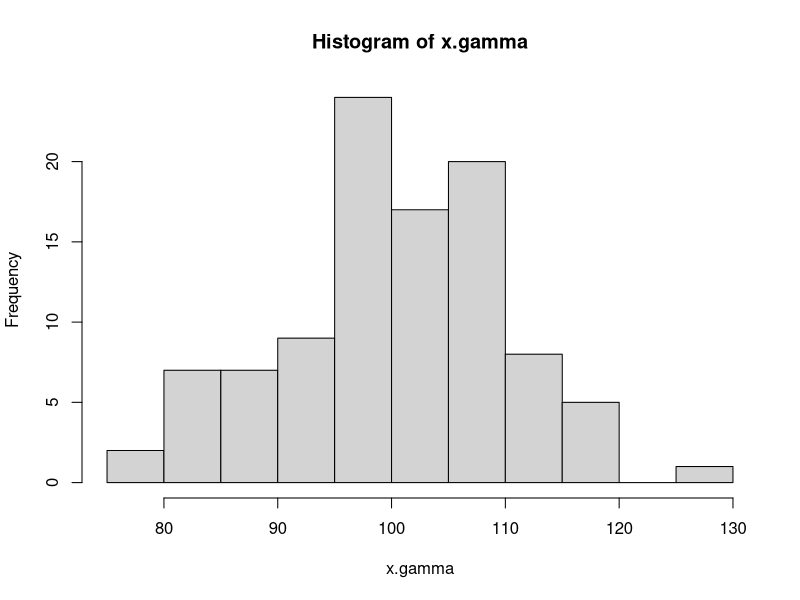
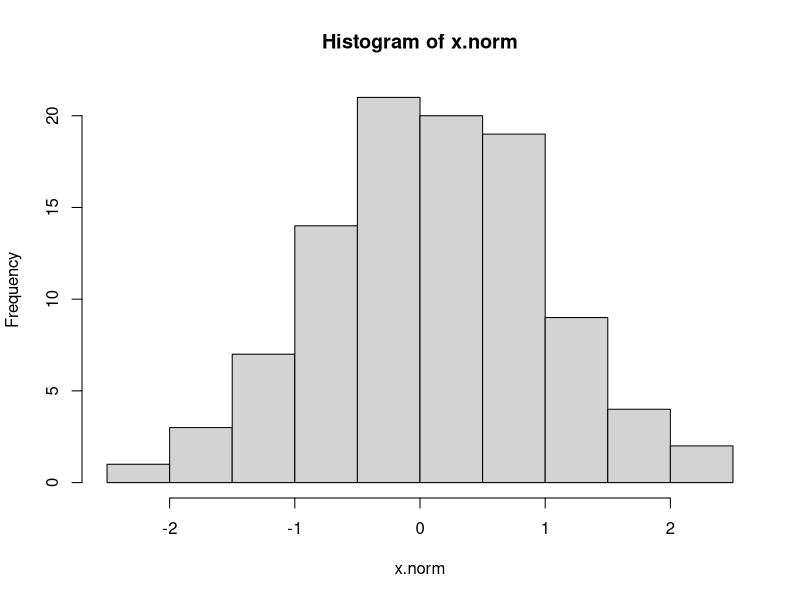
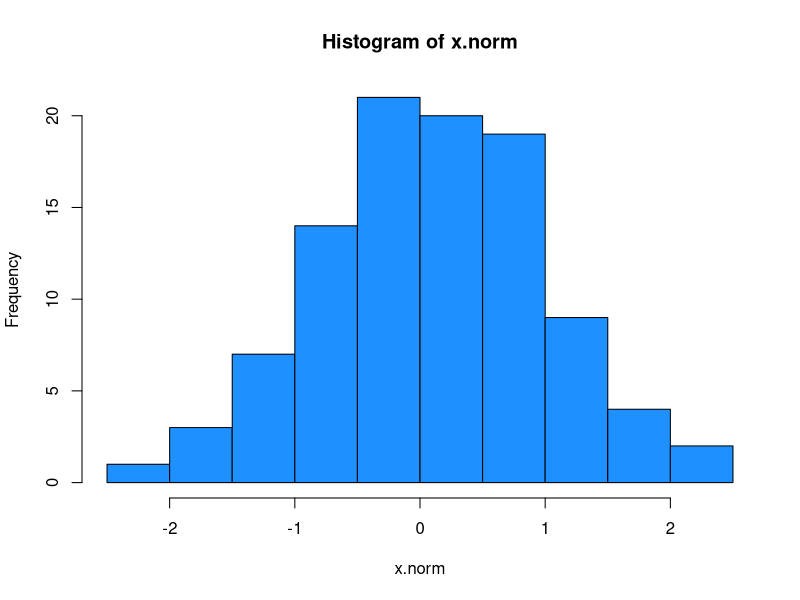
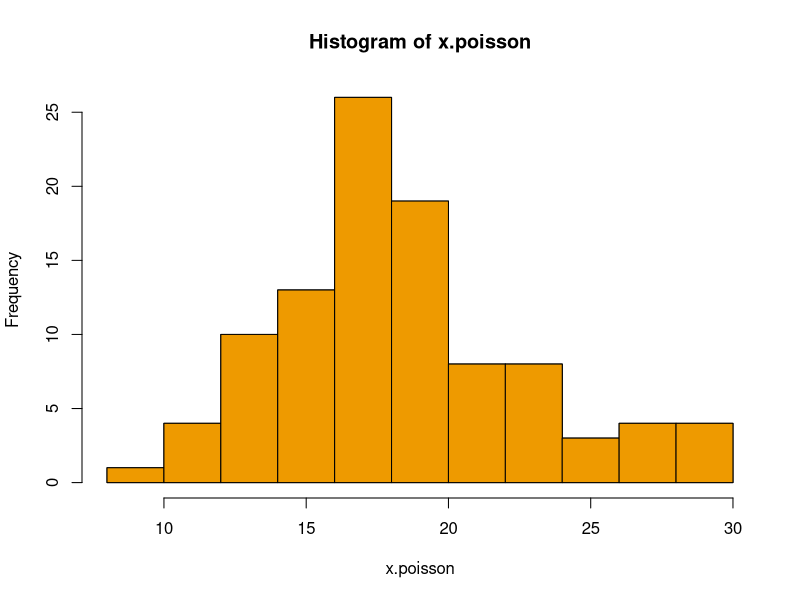
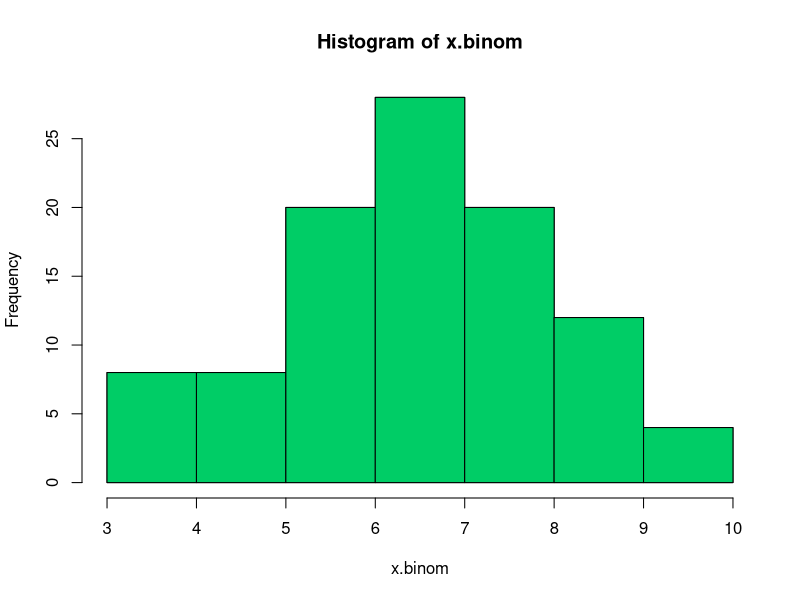
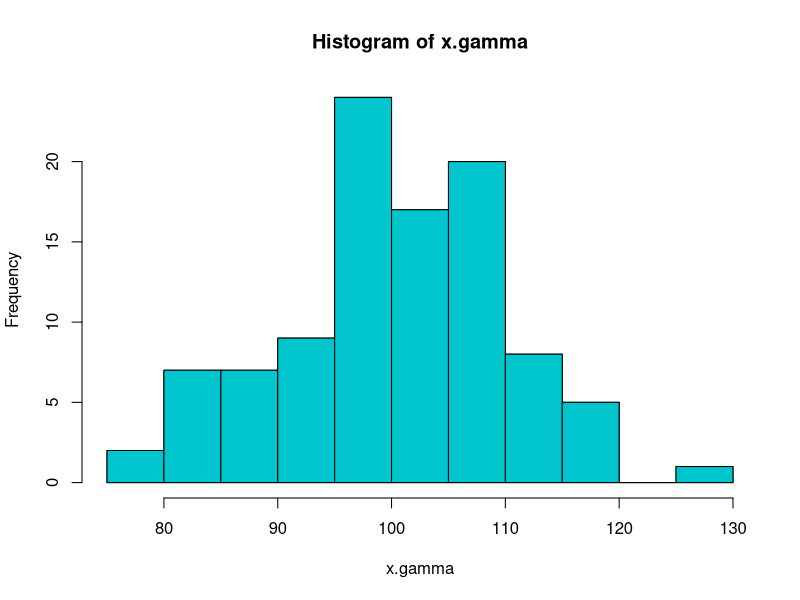
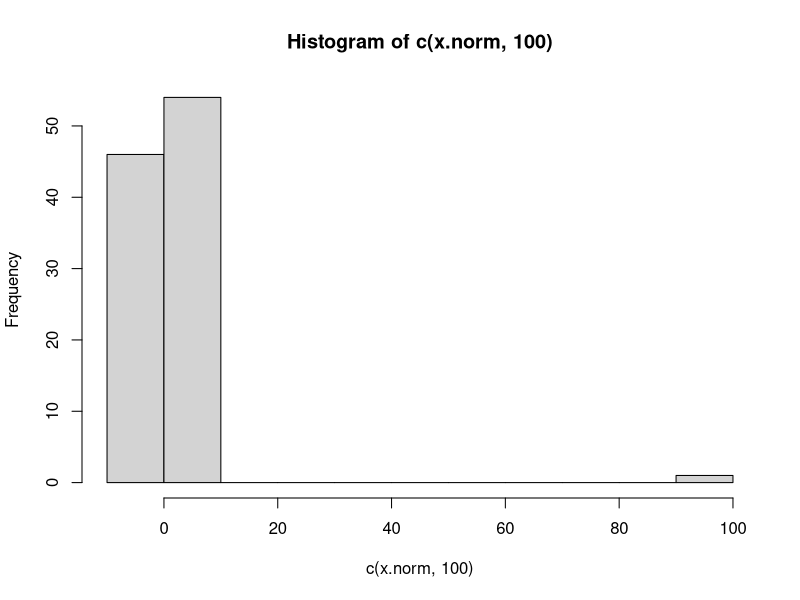
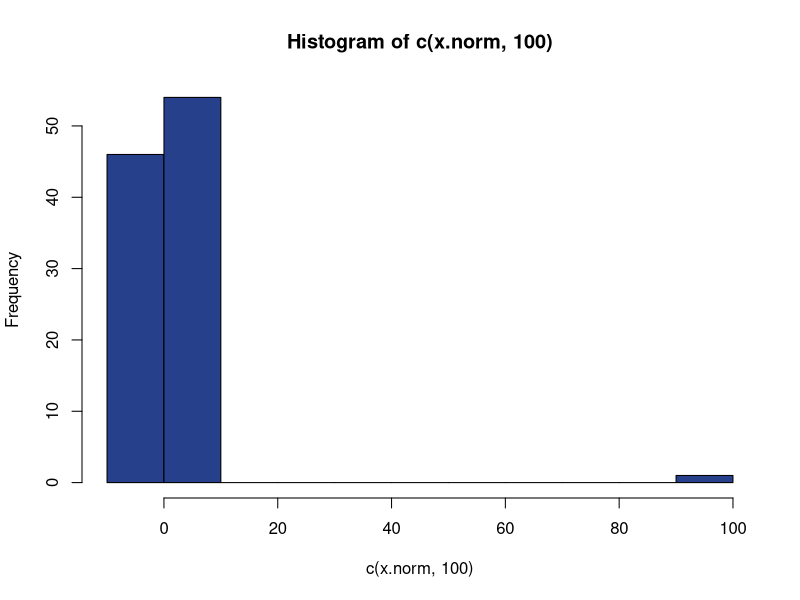

The R script that drew these images, in order:
set.seed(1)
x.norm <- rnorm(100)

x.poisson <- rpois(100,20)

x.binom <- rbinom(100,10,.7)

x.gamma <- rgamma(100,100,1)

hist(x.gamma)
plot(hist(x.norm),col="dodgerblue")
plot(hist(x.poisson),col="orange2",add=T)
plot(hist(x.binom),col="springgreen3",add=T)
plot(hist(x.gamma),col="turquoise3",add=T)
plot(hist(c(x.norm,100)),col="royalblue4")

qqnorm(x.norm)
qqline(x.norm,col="red")

qqnorm(x.poisson)
qqline(x.poisson,col="red")

qqnorm(x.binom)
qqline(x.binom,col="red")

qqnorm(x.gamma)
qqline(x.gamma,col="red")

qqnorm(c(x.norm,100))
qqline(c(x.norm,100),col="red")
